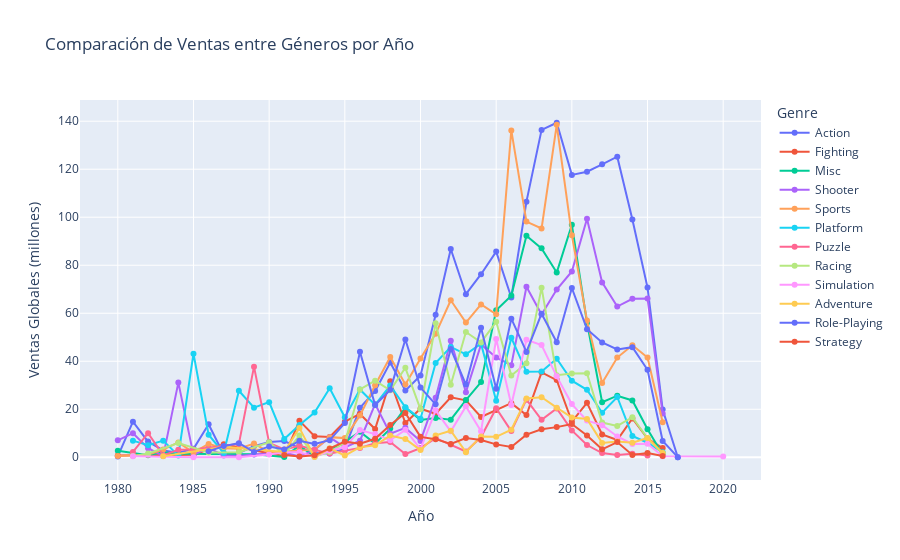

The notebook cell saved with this chart:
### Code cell
import pandas as pd
import plotly.express as px

# Convertir columnas a numéricas
df["Year"] = pd.to_numeric(df["Year"], errors="coerce")
df["Global_Sales"] = pd.to_numeric(df["Global_Sales"], errors="coerce")

# Agrupar ventas por Año y Género
genre_sales = df.groupby(["Year", "Genre"])["Global_Sales"].sum().reset_index()

# Graficar con Plotly Express
fig = px.line(genre_sales, x="Year", y="Global_Sales", color="Genre",
              title="Comparación de Ventas entre Géneros por Año",
              labels={"Year": "Año", "Global_Sales": "Ventas Globales (millones)"},
              markers=True)

# Mostrar gráfico
fig.show()

### Figure 1 — Plotly figure (JSON) as saved in the notebook; plotly's stock layout.template omitted (floating-point values rounded to 4 significant figures)
{"data": [{"hovertemplate": "Genre=Action<br>Año=%{x}<br>Ventas Globales (millones)=%{y}<extra></extra>", "legendgroup": "Action", "line": {"color": "#636efa", "dash": "solid"}, "marker": {"symbol": "circle"}, "mode": "markers+lines", "name": "Action", "orientation": "v", "showlegend": true, "type": "scatter", "x": [1980, 1981, 1982, 1983, 1984, 1985, 1986, 1987, 1988, 1989, 1990, 1991, 1992, 1993, 1994, 1995, 1996, 1997, 1998, 1999, 2000, 2001, 2002, 2003, 2004, 2005, 2006, 2007, 2008, 2009, 2010, 2011, 2012, 2013, 2014, 2015, 2016, 2017], "xaxis": "x", "y": [0.34, 14.84, 6.52, 2.86, 1.85, 3.52, 13.74, 1.12, 1.75, 4.64, 6.39, 6.76, 3.83, 1.81, 1.55, 3.57, 20.58, 27.58, 39.44, 27.78, 34.04, 59.39, 86.77, 67.93, 76.26, 85.69, 66.58, 106.5, 136.4, 139.4, 117.6, 119.0, 122.0, 125.2, 99.02, 70.7, 19.91, 0.01], "yaxis": "y"}, {"hovertemplate": "Genre=Fighting<br>Año=%{x}<br>Ventas Globales (millones)=%{y}<extra></extra>", "legendgroup": "Fighting", "line": {"color": "#EF553B", "dash": "solid"}, "marker": {"symbol": "circle"}, "mode": "markers+lines", "name": "Fighting", "orientation": "v", "showlegend": true, "type": "scatter", "x": [1980, 1985, 1987, 1991, 1992, 1993, 1994, 1995, 1996, 1997, 1998, 1999, 2000, 2001, 2002, 2003, 2004, 2005, 2006, 2007, 2008, 2009, 2010, 2011, 2012, 2013, 2014, 2015, 2016], "xaxis": "x", "y": [0.77, 1.05, 5.42, 0.39, 15.25, 8.75, 8.47, 14.85, 18.06, 11.76, 31.66, 14.26, 20.22, 18.12, 25.02, 23.73, 16.78, 19.72, 22.55, 17.61, 35.38, 32.15, 14.89, 22.68, 9.51, 7.21, 16.15, 7.78, 3.86], "yaxis": "y"}, {"hovertemplate": "Genre=Misc<br>Año=%{x}<br>Ventas Globales (millones)=%{y}<extra></extra>", "legendgroup": "Misc", "line": {"color": "#00cc96", "dash": "solid"}, "marker": {"symbol": "circle"}, "mode": "markers+lines", "name": "Misc", "orientation": "v", "showlegend": true, "type": "scatter", "x": [1980, 1982, 1983, 1984, 1989, 1991, 1992, 1993, 1994, 1995, 1996, 1997, 1998, 1999, 2000, 2001, 2002, 2003, 2004, 2005, 2006, 2007, 2008, 2009, 2010, 2011, 2012, 2013, 2014, 2015, 2016], "xaxis": "x", "y": [2.71, 0.87, 2.14, 1.45, 1.28, 0.08, 4.94, 0.3, 2.86, 6.4, 10.68, 5.69, 11.94, 20.65, 15.54, 16.4, 15.67, 23.82, 31.32, 61.24, 67.35, 92.27, 87.03, 76.94, 96.86, 56.08, 22.92, 25.65, 23.68, 11.69, 1.17], "yaxis": "y"}, {"hovertemplate": "Genre=Shooter<br>Año=%{x}<br>Ventas Globales (millones)=%{y}<extra></extra>", "legendgroup": "Shooter", "line": {"color": "#ab63fa", "dash": "solid"}, "marker": {"symbol": "circle"}, "mode": "markers+lines", "name": "Shooter", "orientation": "v", "showlegend": true, "type": "scatter", "x": [1980, 1981, 1982, 1983, 1984, 1985, 1986, 1987, 1988, 1989, 1991, 1992, 1993, 1994, 1995, 1996, 1997, 1998, 1999, 2000, 2001, 2002, 2003, 2004, 2005, 2006, 2007, 2008, 2009, 2010, 2011, 2012, 2013, 2014, 2015, 2016], "xaxis": "x", "y": [7.07, 10.04, 3.79, 0.48, 31.1, 1, 3.89, 0.71, 0.51, 1.2, 2, 0.29, 3.08, 8.3, 4.15, 6.91, 22.17, 9.8, 12.25, 6.81, 24.77, 48.58, 27.14, 46.95, 41.6, 38.37, 71.04, 59.51, 69.89, 77.41, 99.36, 72.86, 62.8, 66, 66.15, 18.22], "yaxis": "y"}, {"hovertemplate": "Genre=Sports<br>Año=%{x}<br>Ventas Globales (millones)=%{y}<extra></extra>", "legendgroup": "Sports", "line": {"color": "#FFA15A", "dash": "solid"}, "marker": {"symbol": "circle"}, "mode": "markers+lines", "name": "Sports", "orientation": "v", "showlegend": true, "type": "scatter", "x": [1980, 1981, 1982, 1983, 1984, 1985, 1986, 1987, 1988, 1989, 1990, 1991, 1992, 1993, 1994, 1995, 1996, 1997, 1998, 1999, 2000, 2001, 2002, 2003, 2004, 2005, 2006, 2007, 2008, 2009, 2010, 2011, 2012, 2013, 2014, 2015, 2016], "xaxis": "x", "y": [0.49, 0.79, 1.05, 3.2, 6.18, 1.96, 5.57, 3.72, 3.6, 5.72, 2.11, 2.41, 2.95, 3.18, 8.39, 7.98, 17.45, 30.02, 41.79, 30.29, 41.19, 51.43, 65.42, 56.11, 63.68, 59.54, 136.2, 98.2, 95.34, 138.5, 92.53, 56.99, 30.93, 41.55, 46.66, 41.54, 14.6], "yaxis": "y"}, {"hovertemplate": "Genre=Platform<br>Año=%{x}<br>Ventas Globales (millones)=%{y}<extra></extra>", "legendgroup": "Platform", "line": {"color": "#19d3f3", "dash": "solid"}, "marker": {"symbol": "circle"}, "mode": "markers+lines", "name": "Platform", "orientation": "v", "showlegend": true, "type": "scatter", "x": [1981, 1982, 1983, 1984, 1985, 1986, 1987, 1988, 1989, 1990, 1991, 1992, 1993, 1994, 1995, 1996, 1997, 1998, 1999, 2000, 2001, 2002, 2003, 2004, 2005, 2006, 2007, 2008, 2009, 2010, 2011, 2012, 2013, 2014, 2015, 2016], "xaxis": "x", "y": [6.93, 5.03, 6.93, 0.69, 43.17, 9.39, 1.74, 27.73, 20.66, 22.97, 7.64, 13.42, 18.67, 28.74, 16.69, 28.23, 21.85, 29.88, 20.82, 16.06, 39.28, 45.97, 42.89, 47.34, 23.56, 49.8, 35.59, 35.7, 41.09, 31.9, 28.11, 18.55, 25.12, 8.89, 6.05, 2.07], "yaxis": "y"}, {"hovertemplate": "Genre=Puzzle<br>Año=%{x}<br>Ventas Globales (millones)=%{y}<extra></extra>", "legendgroup": "Puzzle", "line": {"color": "#FF6692", "dash": "solid"}, "marker": {"symbol": "circle"}, "mode": "markers+lines", "name": "Puzzle", "orientation": "v", "showlegend": true, "type": "scatter", "x": [1981, 1982, 1983, 1984, 1985, 1988, 1989, 1990, 1991, 1992, 1993, 1994, 1995, 1996, 1997, 1998, 1999, 2000, 2001, 2002, 2003, 2004, 2005, 2006, 2007, 2008, 2009, 2010, 2011, 2012, 2013, 2014, 2015], "xaxis": "x", "y": [2.24, 10.03, 0.78, 3.14, 3.21, 5.58, 37.75, 6, 3.24, 4.84, 3.17, 1.53, 2.71, 3.91, 5.89, 6.34, 1.36, 3.82, 8, 5.34, 2.42, 8.43, 20.45, 10.9, 24, 15.59, 20.31, 11.18, 5.11, 1.76, 0.99, 1.5, 0.7], "yaxis": "y"}, {"hovertemplate": "Genre=Racing<br>Año=%{x}<br>Ventas Globales (millones)=%{y}<extra></extra>", "legendgroup": "Racing", "line": {"color": "#B6E880", "dash": "solid"}, "marker": {"symbol": "circle"}, "mode": "markers+lines", "name": "Racing", "orientation": "v", "showlegend": true, "type": "scatter", "x": [1981, 1982, 1984, 1986, 1988, 1990, 1991, 1992, 1993, 1994, 1995, 1996, 1997, 1998, 1999, 2000, 2001, 2002, 2003, 2004, 2005, 2006, 2007, 2008, 2009, 2010, 2011, 2012, 2013, 2014, 2015, 2016], "xaxis": "x", "y": [0.48, 1.57, 5.95, 1.96, 2.14, 6.26, 1.14, 9.04, 0.36, 2.19, 6.09, 28.24, 31.91, 27.9, 37.27, 19.99, 55.81, 30.2, 52.19, 47.86, 56.42, 34.09, 39.17, 70.66, 34.19, 34.93, 35.01, 14.46, 13.04, 16.69, 7.92, 1.64], "yaxis": "y"}, {"hovertemplate": "Genre=Simulation<br>Año=%{x}<br>Ventas Globales (millones)=%{y}<extra></extra>", "legendgroup": "Simulation", "line": {"color": "#FF97FF", "dash": "solid"}, "marker": {"symbol": "circle"}, "mode": "markers+lines", "name": "Simulation", "orientation": "v", "showlegend": true, "type": "scatter", "x": [1981, 1985, 1988, 1990, 1991, 1992, 1993, 1994, 1995, 1996, 1997, 1998, 1999, 2000, 2001, 2002, 2003, 2004, 2005, 2006, 2007, 2008, 2009, 2010, 2011, 2012, 2013, 2014, 2015, 2016, 2020], "xaxis": "x", "y": [0.45, 0.03, 0.03, 1.14, 2.14, 2.14, 0.19, 2.73, 4.18, 11.33, 9.65, 7.11, 11.44, 3.38, 19.54, 10.81, 21.21, 10.85, 49.27, 21.77, 48.97, 46.76, 33.71, 22.15, 15.28, 13.38, 8.67, 5.55, 5.62, 0.39, 0.29], "yaxis": "y"}, {"hovertemplate": "Genre=Adventure<br>Año=%{x}<br>Ventas Globales (millones)=%{y}<extra></extra>", "legendgroup": "Adventure", "line": {"color": "#FECB52", "dash": "solid"}, "marker": {"symbol": "circle"}, "mode": "markers+lines", "name": "Adventure", "orientation": "v", "showlegend": true, "type": "scatter", "x": [1983, 1987, 1991, 1992, 1993, 1994, 1995, 1996, 1997, 1998, 1999, 2000, 2001, 2002, 2003, 2004, 2005, 2006, 2007, 2008, 2009, 2010, 2011, 2012, 2013, 2014, 2015, 2016], "xaxis": "x", "y": [0.4, 4.38, 2.24, 12.24, 0.07, 3.74, 0.72, 4.19, 4.96, 9.05, 7.6, 2.98, 9.12, 11.05, 2.14, 8.7, 8.53, 11.47, 24.47, 25.02, 20.68, 16.57, 15.98, 5.99, 6.61, 6.06, 8.03, 1.81], "yaxis": "y"}, {"hovertemplate": "Genre=Role-Playing<br>Año=%{x}<br>Ventas Globales (millones)=%{y}<extra></extra>", "legendgroup": "Role-Playing", "line": {"color": "#636efa", "dash": "solid"}, "marker": {"symbol": "circle"}, "mode": "markers+lines", "name": "Role-Playing", "orientation": "v", "showlegend": true, "type": "scatter", "x": [1986, 1987, 1988, 1989, 1990, 1991, 1992, 1993, 1994, 1995, 1996, 1997, 1998, 1999, 2000, 2001, 2002, 2003, 2004, 2005, 2006, 2007, 2008, 2009, 2010, 2011, 2012, 2013, 2014, 2015, 2016, 2017], "xaxis": "x", "y": [2.52, 4.65, 5.88, 2.2, 4.52, 3.25, 6.86, 5.59, 7.11, 14.26, 43.96, 21.79, 28.09, 49.09, 29.03, 22.06, 45.13, 30.28, 53.95, 28.55, 57.73, 43.89, 59.83, 47.9, 70.52, 53.37, 47.81, 44.92, 45.86, 36.44, 6.76, 0.04], "yaxis": "y"}, {"hovertemplate": "Genre=Strategy<br>Año=%{x}<br>Ventas Globales (millones)=%{y}<extra></extra>", "legendgroup": "Strategy", "line": {"color": "#EF553B", "dash": "solid"}, "marker": {"symbol": "circle"}, "mode": "markers+lines", "name": "Strategy", "orientation": "v", "showlegend": true, "type": "scatter", "x": [1991, 1992, 1993, 1994, 1995, 1996, 1997, 1998, 1999, 2000, 2001, 2002, 2003, 2004, 2005, 2006, 2007, 2008, 2009, 2010, 2011, 2012, 2013, 2014, 2015, 2016], "xaxis": "x", "y": [0.94, 0.36, 0.81, 3.56, 6.51, 5.61, 7.71, 13.47, 18.46, 8.5, 7.55, 5.56, 7.99, 7.19, 5.37, 4.27, 9.42, 11.69, 12.56, 13.87, 9.06, 3.33, 6.33, 0.99, 1.82, 0.5], "yaxis": "y"}], "layout": {"legend": {"title": {"text": "Genre"}, "tracegroupgap": 0}, "title": {"text": "Comparación de Ventas entre Géneros por Año"}, "xaxis": {"anchor": "y", "domain": [0, 1], "title": {"text": "Año"}}, "yaxis": {"anchor": "x", "domain": [0, 1], "title": {"text": "Ventas Globales (millones)"}}}}
